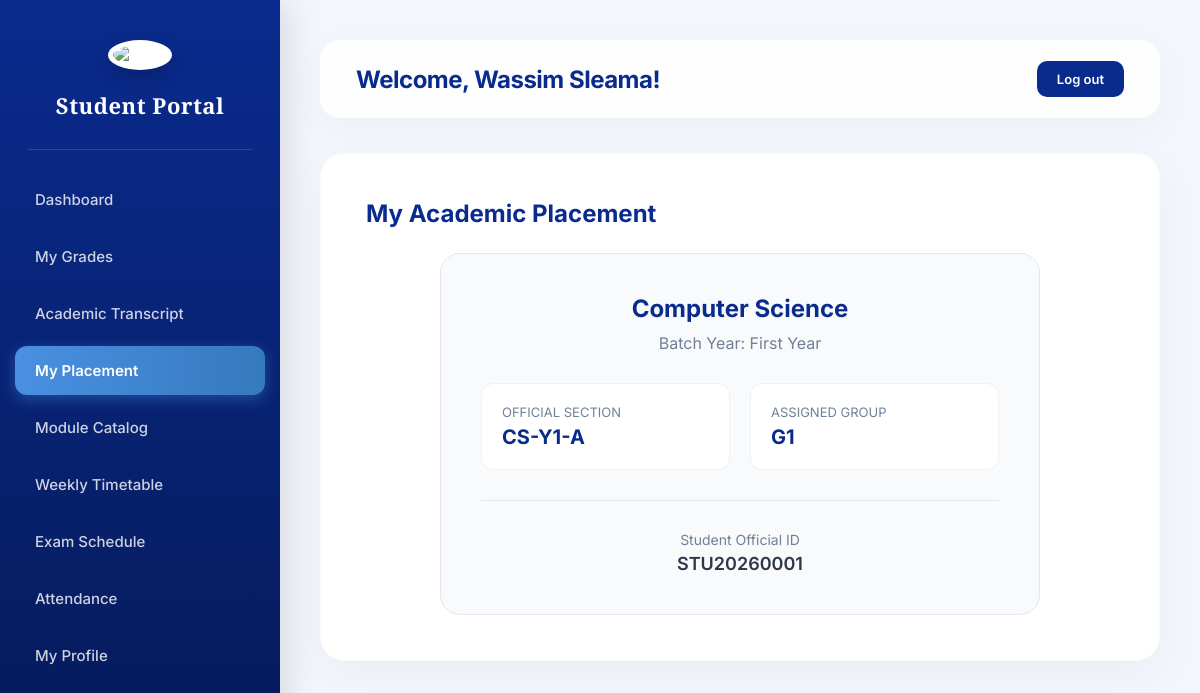
Page /components/enrolments.php (signed in) on the committed database.
### tables this page shows
CREATE TABLE student (
    id INT AUTO_INCREMENT PRIMARY KEY,
    user_id INT NOT NULL UNIQUE,
    student_number VARCHAR(50) UNIQUE,
    section_id INT NOT NULL,
    group_id INT NOT NULL,
    birth_date DATE,
    enrollment_year YEAR,
    FOREIGN KEY (group_id)  REFERENCES `group`(id),
    FOREIGN KEY (section_id) REFERENCES section(id),
    FOREIGN KEY (user_id)    REFERENCES users(id) ON DELETE CASCADE
);

CREATE TABLE speciality (
    id INT AUTO_INCREMENT PRIMARY KEY,
    name VARCHAR(100) NOT NULL UNIQUE,
    code VARCHAR(100) NOT NULL UNIQUE
);

CREATE TABLE years (
    id INT AUTO_INCREMENT PRIMARY KEY,
    name VARCHAR(50) NOT NULL,
    year_number INT NOT NULL
);

CREATE TABLE section (
    id INT AUTO_INCREMENT PRIMARY KEY,
    name VARCHAR(50) NOT NULL,
    speciality_id INT NOT NULL,
    year_id INT NOT NULL,
    FOREIGN KEY (speciality_id) REFERENCES speciality(id),
    FOREIGN KEY (year_id) REFERENCES years(id)
);

CREATE TABLE `group` (
    id INT AUTO_INCREMENT PRIMARY KEY,
    name VARCHAR(50) NOT NULL,
    section_id INT NOT NULL,
    FOREIGN KEY (section_id) REFERENCES section(id) ON DELETE CASCADE
);

### components/enrolments.php (the view, shortened to what this page needs)
<?php include 'layout_header.php';
$enrolment = null;
if (isset($_SESSION['student_id'])) {
    $stmt = $pdo->prepare("
        SELECT s.student_number, s.enrollment_year, sec.name as section_name,
               g.name as group_name, sp.name as speciality_name, y.name as year_name,
               s.section_id
        FROM student s
        JOIN `group` g ON s.group_id = g.id
        JOIN section sec ON s.section_id = sec.id
        JOIN speciality sp ON sec.speciality_id = sp.id
        JOIN years y ON sec.year_id = y.id
        WHERE s.id = ?
    ");
    $stmt->execute([$_SESSION['student_id']]);
    $enrolment = $stmt->fetch();
}
?>
<div class="card-container">
    <h2 style="color: #0A2B8E; margin-bottom: 25px;">My Academic Placement</h2>
    <?php if (!$enrolment): ?>
        <p>Your academic placement details have not been finalized.</p>
    <?php else: ?>
        <div
            style="max-width: 600px; margin: 0 auto; background: #f8fafc; padding: 40px; border-radius: 20px; border: 1px solid #e2e8f0; text-align: center;">
            <h3 style="color: #0A2B8E; font-size: 24px; margin-bottom: 10px;">
                <?= htmlspecialchars($enrolment['speciality_name']) ?></h3>
            <p style="color: #718096; margin-bottom: 30px;">Batch Year: <?= htmlspecialchars($enrolment['year_name']) ?></p>
            <div style="display: grid; grid-template-columns: 1fr 1fr; gap: 20px; text-align: left;">
                <div style="background: white; padding: 20px; border-radius: 12px; border: 1px solid #edf2f7;">
                    <p style="font-size: 13px; color: #718096; text-transform: uppercase;">Official Section</p>
                    <p style="font-size: 20px; font-weight: 700; color: #0A2B8E; margin-top: 5px;">
                        <?= htmlspecialchars($enrolment['section_name']) ?></p>
                </div>
                <div style="background: white; padding: 20px; border-radius: 12px; border: 1px solid #edf2f7;">
                    <p style="font-size: 13px; color: #718096; text-transform: uppercase;">Assigned Group</p>
                    <p style="font-size: 20px; font-weight: 700; color: #0A2B8E; margin-top: 5px;">
                        <?= htmlspecialchars($enrolment['group_name']) ?></p>
                </div>
            </div>
            <div style="margin-top: 30px; padding-top: 30px; border-top: 1px solid #e2e8f0;">
                <p style="font-size: 14px; color: #718096;">Student Official ID</p>
                <p style="font-size: 18px; font-weight: 600; color: #2d3748; margin-top: 5px;">
                    <?= htmlspecialchars($enrolment['student_number']) ?></p>
            </div>
        </div>
    <?php endif; ?>
</div>
<?php include 'layout_footer.php'; ?>

### css/dashboard.css (style rules this page uses)
* { box-sizing: border-box; margin: 0; padding: 0; }
body { display: flex; height: 100vh; background: #f3f6fc; font-family: 'Inter', sans-serif; color: #2d3748; overflow: hidden; }
.card-container { background: white; padding: 45px; border-radius: 24px; box-shadow: 0 15px 50px rgba(0,0,0,0.04); min-height: 400px; border: 1px solid rgba(0,0,0,0.02); transition: transform 0.3s ease; }

### rows in the picture
student: speciality.name "Computer Science", years.name "First Year", section.name "CS-Y1-A", group.name "G1", student_number "STU20260001"

### other values in the picture
$_SESSION['user_name'] "Wassim Sleama"
